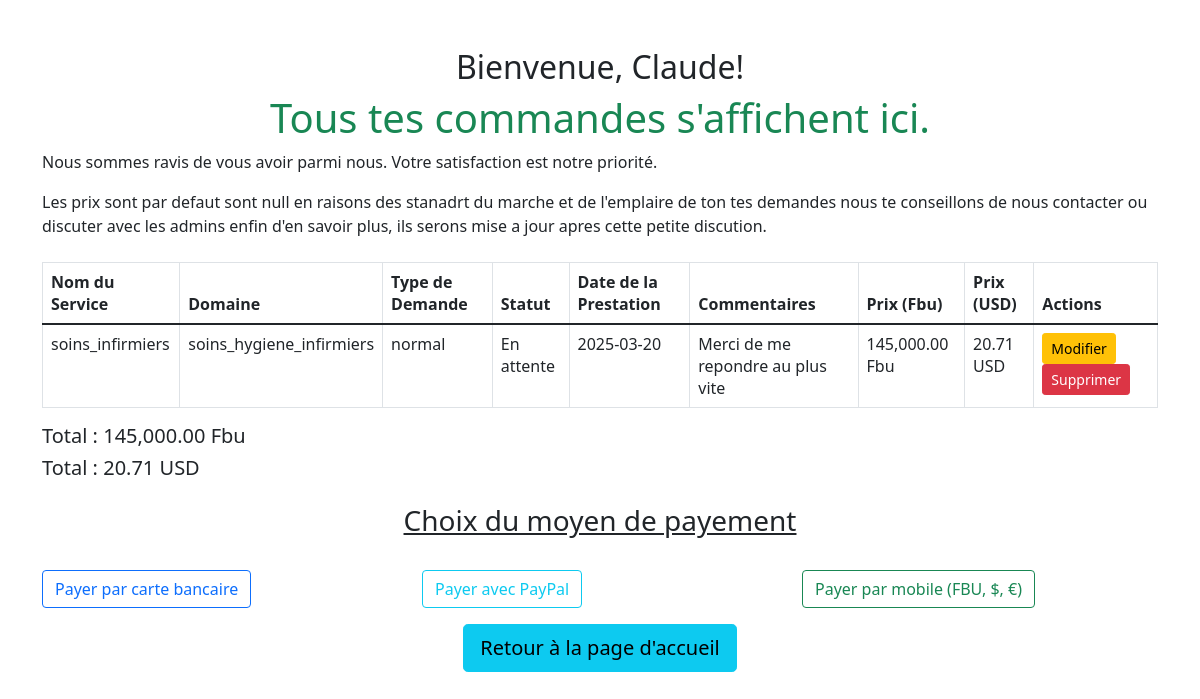
Page /mescommandes.php (signed in) on the committed database.
### tables this page shows
CREATE TABLE `clients` (
  `id` int(11) NOT NULL,
  `nom` varchar(50) NOT NULL,
  `prenom` varchar(50) NOT NULL,
  `telephone` varchar(40) DEFAULT NULL,
  `email` varchar(100) NOT NULL,
  `mot_de_passe` varchar(255) NOT NULL,
  `pays` varchar(50) NOT NULL,
  `ville` varchar(50) NOT NULL,
  `sexe` enum('Homme','Femme') NOT NULL,
  `newsletter` tinyint(1) DEFAULT 0,
  `partner_offers` tinyint(1) DEFAULT 0,
  `created_at` timestamp NOT NULL DEFAULT current_timestamp()
);

CREATE TABLE `commanddomicile` (
  `id` int(11) NOT NULL,
  `nom_service` varchar(255) NOT NULL,
  `domaine` varchar(255) NOT NULL,
  `service` varchar(255) NOT NULL,
  `other_service` varchar(255) DEFAULT NULL,
  `request_type` varchar(50) NOT NULL,
  `request_date` date DEFAULT NULL,
  `user_name` varchar(100) NOT NULL,
  `user_email` varchar(100) NOT NULL,
  `user_phone` varchar(20) NOT NULL,
  `user_address` varchar(255) NOT NULL,
  `user_comments` text DEFAULT NULL,
  `prix` decimal(10,2) DEFAULT NULL,
  `created_at` timestamp NOT NULL DEFAULT current_timestamp(),
  `user_id` int(11) DEFAULT NULL,
  `statut` enum('En attente','En cours','Terminée') NOT NULL DEFAULT 'En attente'
);

### mescommandes.php (the view, shortened to what this page needs)
<?php
$host = 'localhost';
$dbname = 'Services';
$username = 'root';
$password = '';
try {
    $pdo = new PDO("mysql:host=$host;dbname=$dbname;charset=utf8", $username, $password);
    $pdo->setAttribute(PDO::ATTR_ERRMODE, PDO::ERRMODE_EXCEPTION);
    if (isset($_SESSION['user_id'])) {
        $user_id = $_SESSION['user_id'];
        $stmtUser = $pdo->prepare("SELECT nom, email FROM Clients WHERE id = :user_id");
        $stmtUser->bindParam(':user_id', $user_id);
        $stmtUser->execute();
        $user = $stmtUser->fetch(PDO::FETCH_ASSOC);
        if ($user) {
            echo "<div class='container mt-5'>";
            echo "<h2 class='text-center'>Bienvenue, " . htmlspecialchars($user['nom']) . "!</h2>";
            echo "<h1 class='text-center text-success'>Tous tes commandes s'affichent ici.</h1>";
            echo "<p>Nous sommes ravis de vous avoir parmi nous. Votre satisfaction est notre priorité.</p>";
            echo "<p>Les prix sont par defaut sont null en raisons des stanadrt du marche et de l'emplaire de ton tes demandes nous te conseillons de nous contacter ou discuter avec les admins enfin d'en savoir plus, ils serons mise a jour apres cette petite discution.</p>";
            $stmtOrders = $pdo->prepare("SELECT * FROM CommandDomicile WHERE user_id = :user_id");
            $stmtOrders->bindParam(':user_id', $user_id);
            $stmtOrders->execute();
            $totalFbu = 0;
            $totalDollars = 0;
            $exchangeRate = 7000;
            if ($stmtOrders->rowCount() > 0) {
                echo "<table class='table table-bordered mt-4'>";
                echo "<thead>
                        <tr>
                            <th>Nom du Service</th>
                            <th>Domaine</th>
                            <th>Type de Demande</th>
                            <th>Statut</th>
                            <th>Date de la Prestation</th>
                            <th>Commentaires</th>
                            <th>Prix (Fbu)</th>
                            <th>Prix (USD)</th>
                            <th>Actions</th>
                        </tr>
                      </thead>
                      <tbody>";
                while ($row = $stmtOrders->fetch(PDO::FETCH_ASSOC)) {
                    $prixFbu = (float)$row['prix'];
                    $prixDollars = $prixFbu / $exchangeRate;
                    $totalFbu += $prixFbu;
                    $totalDollars += $prixDollars;
                    echo "<tr>
                            <td>" . htmlspecialchars($row['service']) . "</td>
                            <td>" . htmlspecialchars($row['domaine']) . "</td>
                            <td>" . htmlspecialchars($row['request_type']) . "</td>
                            <td>" . htmlspecialchars($row['statut']) . "</td>
                            <td>" . htmlspecialchars($row['request_date']) . "</td>
                            <td>" . htmlspecialchars($row['user_comments']) . "</td>
                            <td>" . number_format($prixFbu, 2) . " Fbu</td>
                            <td>" . number_format($prixDollars, 2) . " USD</td>
                            <td>
                                <a href='modicommande.php?id=" . $row['id'] . "' class='btn btn-warning btn-sm'>Modifier</a>
                                <a href='supcommande.php?id=" . $row['id'] . "' class='btn btn-danger btn-sm' onclick='return confirm(\"Êtes-vous sûr de vouloir supprimer cette commande ?\");'>Supprimer</a>
                            </td>
                          </tr>";
                }
                echo "</tbody></table>";
                echo "<h5 class='text-right'>Total : " . number_format($totalFbu, 2) . " Fbu</h5>";
                echo "<h5 class='text-right'>Total : " . number_format($totalDollars, 2) . " USD</h5>";
            } else {
                echo "<p>Aucune commande trouvée pour cet utilisateur.</p>";
            }
            echo "</div>";
        } else {
            echo "<p>Utilisateur non trouvé.</p>";
        }
    } else {
        echo "<p>Veuillez vous connecter pour voir vos commandes.</p>";
    }
} catch (PDOException $e) {
    echo "Erreur : " . $e->getMessage();
}
?>
<link href="https://cdn.jsdelivr.net/npm/bootstrap@5.1.3/dist/css/bootstrap.min.css" rel="stylesheet">
<!DOCTYPE html>
<html lang="en">
<head>
</head>
<body>
    <div class="container mt-4">
        <div class="row mb-4">
            <h3 class="text-center text-decoration-underline">Choix du moyen de payement</h3>
        </div>
        <div class="row">
            <div class="col-md-4 mb-3">
                <button class="btn btn-outline-primary btn-block" onclick="loadPage('carte.php')">
                    <i class="bi bi-credit-card"></i> Payer par carte bancaire
                </button>
            </div>
            <div class="col-md-4 mb-3">
                <button class="btn btn-outline-info btn-block" onclick="loadPage('paypal.php')">
                    <i class="bi bi-paypal"></i> Payer avec PayPal
                </button>
            </div>
            <div class="col-md-4 mb-3">
                <button class="btn btn-outline-success btn-block" onclick="loadPage('payerMobile.php')">
                    <i class="bi bi-phone"></i> Payer par mobile (FBU, $, €)
                </button>
            </div>
        </div>
        <div class="col text-center">
            <a href="index.php" class="btn btn-info btn-lg mx-2">Retour à la page d'accueil</a>
        </div>
        <br><br><br>
        <br><br><br><br><br><br>
    </div>
</body>
</html>

### rows in the picture
clients: nom "Claude"
commanddomicile: service "soins_infirmiers", domaine "soins_hygiene_infirmiers", request_type "normal", statut "En attente", request_date "2025-03-20", user_comments "Merci de me repondre au plus vite", prix "145,000.00", prix "20.71"

### other values in the picture
$totalFbu "145,000.00"
$totalDollars "20.71"
